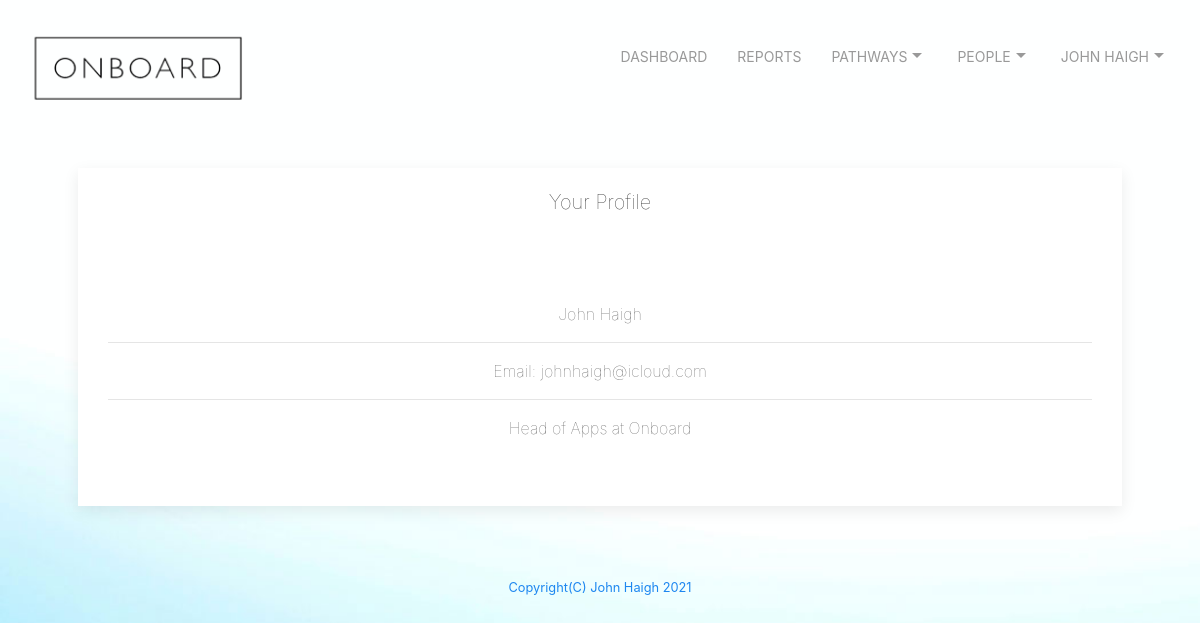
Screenshot of /profile (signed in) with the database file from the repository.
### tables this page shows
CREATE TABLE users ('id' integer PRIMARY KEY NOT NULL, 'email' text NOT NULL, 'firstname' text NOT NULL,'lastname' text NOT NULL, 'password' text NOT NULL, 'company' text NOT NULL, 'jobrole' text NOT NULL,'companymail' text NOT NULL, 'confirmed' text, 'lastlogin' text, 'adminlevel' int);

### app.py (the view)
@app.route("/profile", methods=["GET", "POST"])
@login_required
def profile():
    if request.method == "GET":
        db = SQL("sqlite:///onboard.db")
        info = db.execute("SELECT * FROM users WHERE id = ?", session["user_id"])
        firstname = info[0]['firstname']
        lastname = info[0]['lastname']
        email = info[0]['email']
        company = info[0]['company']
        jobrole = info[0]['jobrole']
        fullname = firstname + ' ' + lastname
        return render_template('profile.html',  firstname = firstname, lastname = lastname, email = email, company = company, jobrole = jobrole, FullName = fullname)
    else:
        return render_template('update.html')

### app.py (called while the page is built)
@app.after_request
def after_request(response):
    response.headers["Cache-Control"] = "no-cache, no-store, must-revalidate"
    response.headers["Expires"] = 0
    response.headers["Pragma"] = "no-cache"
    return response

def login_required(f):
    @wraps(f)
    def decorated_function(*args, **kwargs):
        if session.get("user_id") is None:
            return redirect("/login")
        return f(*args, **kwargs)
    return decorated_function

### templates/profile.html (shortened to what this page needs)
{% extends "layout.html" %}
{% block main %}
<div class="uk-card uk-card-default uk-card-small">
<h4 class="uk-text uk-text-lighter">Your Profile</h4>
<div id="center">
  <table class="uk-table uk-table-divider uk-text uk-text-lighter">
    <tr><td>{{firstname}} {{lastname}}</td></tr>
    <tr><td>Email: {{email}}</td></tr>
    <tr><td>{{jobrole}} at {{company}}</td></tr>
  </table>
</div>
</div>
{% endblock %}

### static/styles.css (style rules this page uses)
#center { margin-left: auto; margin-right: auto; text-align: center; padding: 30px; }
body { border-color: coral; }
h4 { text-align: center; colour: white; font-weight: 100; padding: 20px }
body { background-image: url("images/onboard_homepage_background_1400x933px.jpg"); background-repeat: repeat; background-size: cover; background-color: #464646; height: 200vh; }

### rows the page displays
users: firstname "John", lastname "Haigh", email "johnhaigh@icloud.com", jobrole "Head of Apps", company "Onboard"

### other values shown
{{ FullName }} "JOHN HAIGH"
